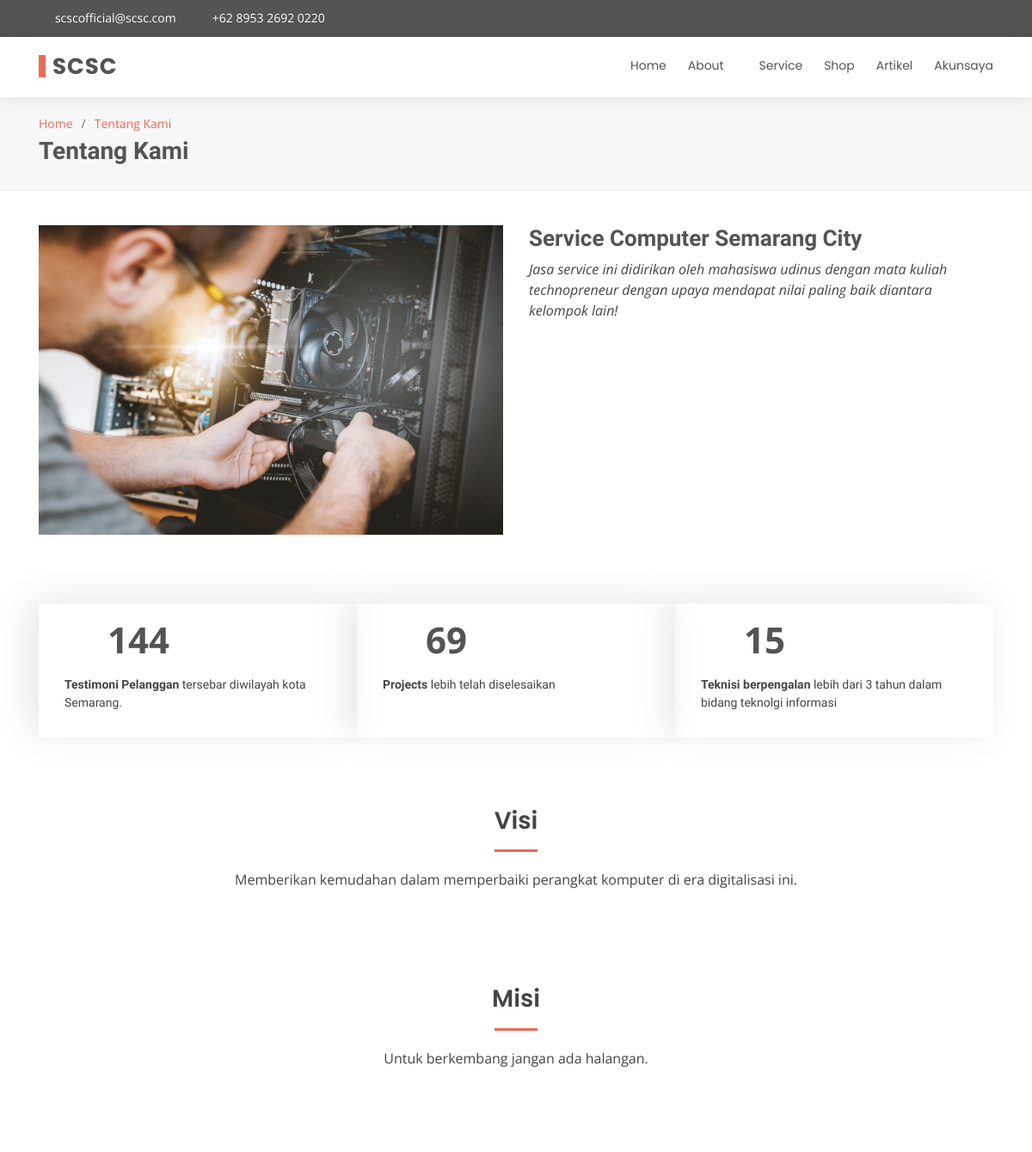
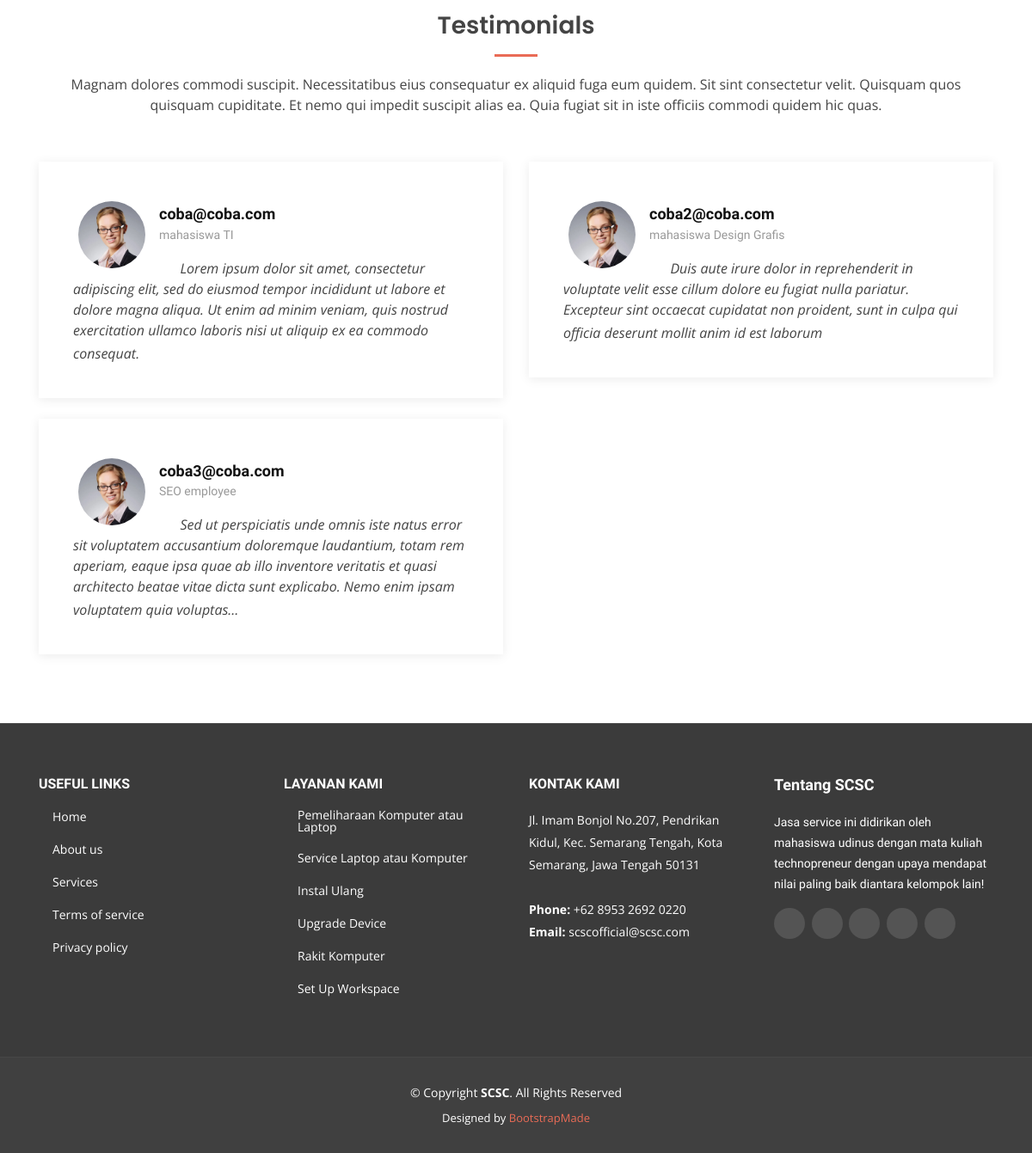
Page /index.php/about_us on the committed database (2 pictures, top to bottom).
### tables this page shows
CREATE TABLE `homemenu` (
  `id` int(191) NOT NULL,
  `name` varchar(191) NOT NULL,
  `value` varchar(191) NOT NULL,
  `status` int(191) NOT NULL
);

CREATE TABLE `testimoni` (
  `id` int(191) NOT NULL,
  `email` varchar(191) NOT NULL,
  `job` varchar(191) NOT NULL,
  `description` text NOT NULL,
  `star` int(191) NOT NULL,
  `status` int(191) NOT NULL
);

CREATE TABLE `service` (
  `id` int(191) NOT NULL,
  `icon` varchar(191) NOT NULL,
  `name` varchar(191) NOT NULL,
  `description` text NOT NULL,
  `estimation` varchar(191) NOT NULL,
  `level` int(191) NOT NULL,
  `price` int(191) NOT NULL,
  `status` int(191) NOT NULL
);

### application/controllers/about_us.php (called while the page is built, shortened)
<?php
class about_us extends CI_Controller
{
    public function index()
    {
        $data['title'] = "Tentang kami";
        $tempVar = $this->scsc->getAll("homemenu");
        $data['menu'] = $tempVar;
        $tempVar = $this->scsc->getAll("homemenuabout");
        $data['submenu'] = $tempVar;
        $tempVar = $this->scsc->getData("profil",array('name'=>'logo'));
        $tempVar = $tempVar[0]["value"];
        $data['logo'] = $tempVar;
        $tempVar = $this->scsc->getData("profil",array('name'=>'title'));
        $tempVar = $tempVar[0]["value"];
        $data['title'] = $tempVar;
        $tempVar = $this->scsc->getData("profil",array('name'=>'singkatan'));
        $tempVar = $tempVar[0]["value"];
        $data['singkatan'] = $tempVar;
        $tempVar = $this->scsc->getData("profil",array('name'=>'email'));
        $tempVar = $tempVar[0]["value"];
        $data['email'] = $tempVar;
        $tempVar = $this->scsc->getData("profil",array('name'=>'alamat'));
        $tempVar = $tempVar[0]["value"];
        $data['alamat'] = $tempVar;
        $tempVar = $this->scsc->getData("profil",array('name'=>'telp'));
        $tempVar = $tempVar[0]["value"];
        $data['telp'] = $tempVar;
        $tempVar = $this->scsc->getData("profil",array('name'=>'twitter'));
        $tempVar = $tempVar[0]["value"];
        $data['twitter'] = $tempVar;
        $tempVar = $this->scsc->getData("profil",array('name'=>'facebook'));
        $tempVar = $tempVar[0]["value"];
        $data['facebook'] = $tempVar;
        $tempVar = $this->scsc->getData("profil",array('name'=>'instagram'));
        $tempVar = $tempVar[0]["value"];
        $data['instagram'] = $tempVar;
        $tempVar = $this->scsc->getData("profil",array('name'=>'skype'));
        $tempVar = $tempVar[0]["value"];
        $data['skype'] = $tempVar;
        $tempVar = $this->scsc->getData("profil",array('name'=>'linkedin'));
        $tempVar = $tempVar[0]["value"];
        $data['linkedin'] = $tempVar;
        $tempVar = $this->scsc->getData("profil",array('name'=>'visi'));
        $tempVar = $tempVar[0]["value"];
        $data['visi'] = $tempVar;
        $tempVar = $this->scsc->getData("profil",array('name'=>'misi'));
        $tempVar = $tempVar[0]["value"];
        $data['misi'] = $tempVar;
        $tempVar = $this->scsc->getData("profil",array('name'=>'tentang'));
        $tempVar = $tempVar[0]["value"];
        $data['tentang'] = $tempVar;
        $tempVar = $this->scsc->getData("profil",array('name'=>'photo'));
        $tempVar = $tempVar[0]["value"];
        $data['photo'] = $tempVar;
        $tempVar = $this->scsc->getAll("corefitur");
        $data['mainfitur'] = $tempVar;
        $tempVar = $this->scsc->getData("service",array('status'=>'1'));
        $data['services'] = $tempVar;
        $tempVar = $this->scsc->getData("testimoni",array('status'=>'1'));
        $data['totaltestimoni'] = count($tempVar);
        $data['testimoni'] = $tempVar;
        $data['link'] = "Tentang Kami";
        $data['active'] = 0;
        $data['dd'] = 2;
        $data['dda'] = 1;
        $this->load->view('home/header', $data);
        $this->load->view('home/top', $data);
        $this->load->view('home/about', $data);
        $this->load->view('home/footer', $data);
    }
}

### index.php (called while the page is built, shortened)
<?php
require_once BASEPATH.'core/CodeIgniter.php';

### application/models/scsc.php (called while the page is built, shortened)
<?php
class scsc extends CI_Model
{
    public function getData($dataBase, $where)
    {
        return $this->db->get_where($dataBase, $where)->result_array();
    }
    public function getAll($tabel)
    {
        return $this->db->get($tabel)->result_array();
    }
}

### application/views/home/top.php (the view, shortened to what this page needs)
<body>
  <section id="topbar" class="d-none d-lg-block">
    <div class="container d-flex">
      <div class="contact-info mr-auto">
        <i class="icofont-envelope"></i><a href="mailto:<?= $email; ?>" target="_blank" ><?= $email; ?></a>
        <i class="icofont-phone"></i> <a href="tel:<?= $telp; ?>" target="_blank" ><?= $telp; ?></a>
      </div>
      <div class="social-links">
        <a href="<?= $twitter; ?>" target="_blank" class="twitter"><i class="icofont-twitter"></i></a>
        <a href="<?= $facebook; ?>" target="_blank" class="facebook"><i class="icofont-facebook"></i></a>
        <a href="<?= $instagram; ?>" target="_blank" class="instagram"><i class="icofont-instagram"></i></a>
        <a href="<?= $skype; ?>" target="_blank" class="skype"><i class="icofont-skype"></i></a>
        <a href="<?= $linkedin; ?>" target="_blank" class="linkedin"><i class="icofont-linkedin"></i></i></a>
      </div>
    </div>
  </section>
  <header id="header">
    <div class="container d-flex">
      <div class="logo mr-auto">
        <h1 class="text-light"><a href="<?= base_url()?>"><span><?= $singkatan; ?></span></a></h1>
      </div>
      <nav class="nav-menu d-none d-lg-block">
        <ul>
          <?php $a=1;
            foreach($menu as $nama):?>
            <?php if($a == $active && $nama['id'] != $dd):?>
              <li class="active"><a href="<?= base_url().strtolower($nama['value']);?>"><?= $nama['name'];?></a></li>
            <?php elseif($nama['id'] == $dd):?>
              <li class="drop-down"><a href="#"><?= $nama['name'];?></a>
              </li>
            <?php else:?>
              <li><a href="<?= base_url().strtolower($nama['value']);?>"><?= $nama['name'];?></a></li>
            <?php endif;?>
            <?php $a++;?>
          <?php endforeach;?>
        </ul>
      </nav>
    </div>
  </header>

### application/views/home/about.php
<main id="main">
    <section id="breadcrumbs" class="breadcrumbs">
      <div class="container">
        <ol>
          <li><a href="<?= base_url();?>">Home</a></li>
          <li><a href="<?= base_url();?>about_us" ><?= $link;?></a></li>
        </ol>
        <h2><?= $link;?></h2>
      </div>
    </section>
<section id="about" class="about">
  <div class="container">
    <div class="row">
      <div class="col-lg-6">
        <img src="<?= base_url();?>assets/home/img/company/<?= $photo;?>" class="img-fluid" alt="">
      </div>
      <div class="col-lg-6 pt-4 pt-lg-0 content">
        <h3><?= $title;?></h3>
        <p class="font-italic">
            <?= $tentang;?>
        </p>
      </div>
    </div>
  </div>
</section>
<section id="counts" class="counts">
  <div class="container">
    <div class="row no-gutters">
      <div class="col-lg-4 col-md-6 d-md-flex align-items-md-stretch">
        <div class="count-box">
          <i class="icofont-simple-smile"></i>
          <span data-toggle="counter-up">144</span>
          <p><strong>Testimoni Pelanggan</strong> tersebar diwilayah kota Semarang.</p>
        </div>
      </div>
      <div class="col-lg-4 col-md-6 d-md-flex align-items-md-stretch">
        <div class="count-box">
          <i class="icofont-document-folder"></i>
          <span data-toggle="counter-up">69</span>
          <p><strong>Projects</strong> lebih telah diselesaikan</p>
        </div>
      </div>
      <div class="col-lg-4 col-md-6 d-md-flex align-items-md-stretch">
        <div class="count-box">
          <i class="icofont-users-alt-5"></i>
          <span data-toggle="counter-up">15</span>
          <p><strong>Teknisi berpengalan</strong> lebih dari 3 tahun dalam bidang teknolgi informasi</p>
        </div>
      </div>
    </div>
  </div>
</section>
<section id="clients" class="clients">
  <div class="container">
    <div class="section-title">
      <h2>Visi</h2>
      <p><?= $visi;?>.</p>
    </div>
  </div>
</section>
<section id="clients" class="clients">
  <div class="container">
    <div class="section-title">
      <h2>Misi</h2>
      <p><?= $misi;?>.</p>
    </div>
  </div>
</section>
<section id="testimonials" class="testimonials">
  <div class="container">
    <div class="section-title">
      <h2>Testimonials</h2>
      <p>Magnam dolores commodi suscipit. Necessitatibus eius consequatur ex aliquid fuga eum quidem. Sit sint consectetur velit. Quisquam quos quisquam cupiditate. Et nemo qui impedit suscipit alias ea. Quia fugiat sit in iste officiis commodi quidem hic quas.</p>
    </div>
    <div class="row">
        <?php foreach($testimoni as $t):?>
        <div class="col-lg-6">
            <div class="testimonial-item mt-4">
                <img src="assets/img/testimonials/testimonials-3.jpg" class="testimonial-img" alt="">
                <h3><?= $t['email'];?></h3>
                <h4><?= $t['job'];?></h4>
                <p>
                    <i class="bx bxs-quote-alt-left quote-icon-left"></i>
                        <?= character_limiter( $t['description'],250);?>
                    <i class="bx bxs-quote-alt-right quote-icon-right"></i>
                </p>
            </div>
        </div>
        <?php endforeach;?>
    </div>
  </div>
</section>
</main>

### application/views/home/footer.php (shortened to what this page needs)
<footer id="footer">
  <div class="footer-top">
    <div class="container">
      <div class="row">
        <div class="col-lg-3 col-md-6 footer-links">
          <h4>Useful Links</h4>
          <ul>
            <li><i class="bx bx-chevron-right"></i> <a href="#">Home</a></li>
            <li><i class="bx bx-chevron-right"></i> <a href="#">About us</a></li>
            <li><i class="bx bx-chevron-right"></i> <a href="#">Services</a></li>
            <li><i class="bx bx-chevron-right"></i> <a href="#">Terms of service</a></li>
            <li><i class="bx bx-chevron-right"></i> <a href="#">Privacy policy</a></li>
          </ul>
        </div>
        <div class="col-lg-3 col-md-6 footer-links">
          <h4>Layanan kami</h4>
          <ul>
            <?php foreach($services as $service):?>
              <li><i class="bx bx-chevron-right"></i> <a href="<?= base_url()?>service/serviceitem/<?= $service['name'];?>"><?= $service['name']; ?></a></li>
            <?php endforeach;?>
          </ul>
        </div>
        <div class="col-lg-3 col-md-6 footer-contact">
          <h4>Kontak kami</h4>
          <p>
            <?= $alamat; ?>
            <br><br>
            <strong>Phone:</strong> <?= $telp; ?><br>
            <strong>Email:</strong> <a href="mailto:<?= $email; ?>" target="_blank" class="text-white"><?= $email; ?></a><br>
          </p>
        </div>
        <div class="col-lg-3 col-md-6 footer-info">
          <h3>Tentang <?= $singkatan;?></h3>
          <p><?= ucfirst($tentang);?></p>
          <div class="social-links mt-3">
            <a href="<?= $twitter; ?>" target="_blank" class="twitter"><i class="icofont-twitter"></i></a>
            <a href="<?= $facebook; ?>" target="_blank" class="facebook"><i class="icofont-facebook"></i></a>
            <a href="<?= $instagram; ?>" target="_blank" class="instagram"><i class="icofont-instagram"></i></a>
            <a href="<?= $skype; ?>" target="_blank" class="skype"><i class="icofont-skype"></i></a>
            <a href="<?= $linkedin; ?>" target="_blank" class="linkedin"><i class="icofont-linkedin"></i></i></a>
          </div>
        </div>
      </div>
    </div>
  </div>
  <div class="container">
    <div class="copyright">
      &copy; Copyright <strong><span><?= $singkatan; ?></span></strong>. All Rights Reserved
    </div>
    <div class="credits">
      Designed by <a href="https://bootstrapmade.com/">BootstrapMade</a>
    </div>
  </div>
</footer>
</body>
</html>

### rows in the picture
homemenu: name "Home"
homemenu: name "About"
homemenu: name "Service"
homemenu: name "Shop"
homemenu: name "Artikel"
homemenu: name "Akunsaya"
testimoni: email "coba@coba.com", job "mahasiswa TI", description "Lorem ipsum dolor sit amet, consectetur adipiscing elit, sed do eiusmod tempor incididunt ut labore et dolore magna aliqua. Ut enim ad minim veniam, quis nostrud exercitation ullamco laboris nisi ut aliquip ex ea commodo consequat."
testimoni: email "coba2@coba.com", job "mahasiswa Design Grafis", description "Duis aute irure dolor in reprehenderit in voluptate velit esse cillum dolore eu fugiat nulla pariatur. Excepteur sint occaecat cupidatat non proident, sunt in culpa qui officia deserunt mollit anim id est laborum"
testimoni: email "coba3@coba.com", job "SEO employee", description "Sed ut perspiciatis unde omnis iste natus error sit voluptatem accusantium doloremque laudantium, totam rem aperiam, eaque ipsa quae ab illo inventore veritatis et quasi architecto beatae vitae dicta sunt explicabo. Nemo enim ipsam voluptatem quia voluptas…"
service: name "Pemeliharaan Komputer atau Laptop"
service: name "Service Laptop atau Komputer"
service: name "Instal Ulang"
service: name "Upgrade Device"
service: name "Rakit Komputer"
service: name "Set Up Workspace"

### other values in the picture
$email "scscofficial@scsc.com"
$telp "+62 8953 2692 0220"
$singkatan "SCSC"
$link "Tentang Kami"
$title "Service Computer Semarang City"
$tentang "Jasa service ini didirikan oleh mahasiswa udinus dengan mata kuliah technopreneur dengan upaya mendapat nilai paling baik diantara kelompok lain!"
$visi "Memberikan kemudahan dalam memperbaiki perangkat komputer di era digitalisasi ini"
$misi "Untuk berkembang jangan ada halangan"
$alamat "Jl. Imam Bonjol No.207, Pendrikan Kidul, Kec. Semarang Tengah, Kota Semarang, Jawa Tengah 50131"
